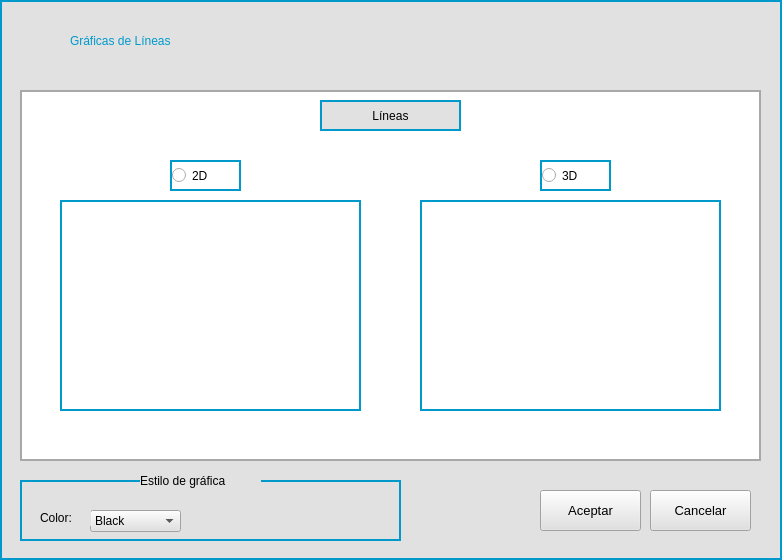
<?xml version="1.0" encoding="UTF-8"?>
<ui version="4.0">
 <class>f_GraficaLineas</class>
 <widget class="QWidget" name="f_GraficaLineas">
  <property name="geometry">
   <rect>
    <x>0</x>
    <y>0</y>
    <width>782</width>
    <height>560</height>
   </rect>
  </property>
  <property name="maximumSize">
   <size>
    <width>782</width>
    <height>560</height>
   </size>
  </property>
  <property name="windowTitle">
   <string>Gráficos</string>
  </property>
  <property name="windowIcon">
   <iconset>
    <normaloff>../assets/iconos/Logo.png</normaloff>../assets/iconos/Logo.png</iconset>
  </property>
  <property name="styleSheet">
   <string notr="true">QFrame{
	border: 2px solid #0099CC;
}</string>
  </property>
  <layout class="QVBoxLayout" name="verticalLayout">
   <property name="spacing">
    <number>0</number>
   </property>
   <property name="leftMargin">
    <number>0</number>
   </property>
   <property name="topMargin">
    <number>0</number>
   </property>
   <property name="rightMargin">
    <number>0</number>
   </property>
   <property name="bottomMargin">
    <number>0</number>
   </property>
   <item>
    <widget class="QFrame" name="fr_GraficaLineas">
     <property name="minimumSize">
      <size>
       <width>782</width>
       <height>560</height>
      </size>
     </property>
     <property name="maximumSize">
      <size>
       <width>782</width>
       <height>560</height>
      </size>
     </property>
     <property name="styleSheet">
      <string notr="true">background-color: rgb(225, 225, 225);

</string>
     </property>
     <property name="frameShape">
      <enum>QFrame::StyledPanel</enum>
     </property>
     <property name="frameShadow">
      <enum>QFrame::Raised</enum>
     </property>
     <property name="lineWidth">
      <number>0</number>
     </property>
     <widget class="QLabel" name="l_FigLogo">
      <property name="geometry">
       <rect>
        <x>30</x>
        <y>20</y>
        <width>41</width>
        <height>41</height>
       </rect>
      </property>
      <property name="styleSheet">
       <string notr="true">QLabel{
	border: 0px;
}</string>
      </property>
      <property name="text">
       <string/>
      </property>
      <property name="pixmap">
       <pixmap>../assets/iconos/Logo.png</pixmap>
      </property>
      <property name="scaledContents">
       <bool>true</bool>
      </property>
     </widget>
     <widget class="QLabel" name="l_Titulo">
      <property name="geometry">
       <rect>
        <x>70</x>
        <y>20</y>
        <width>171</width>
        <height>41</height>
       </rect>
      </property>
      <property name="styleSheet">
       <string notr="true">QLabel{
	font: 75 12pt &quot;MS Shell Dig 2&quot; #0099CC;
	color: #0099CC;
	border: 0px;
}</string>
      </property>
      <property name="text">
       <string>Gráficas de Líneas</string>
      </property>
     </widget>
     <widget class="QFrame" name="fr_TipoGrafica">
      <property name="geometry">
       <rect>
        <x>20</x>
        <y>90</y>
        <width>741</width>
        <height>371</height>
       </rect>
      </property>
      <property name="styleSheet">
       <string notr="true">QFrame{	
	background-color: rgb(255, 255, 255);
	border: 2px solid #a8a8a8;
}</string>
      </property>
      <property name="frameShape">
       <enum>QFrame::StyledPanel</enum>
      </property>
      <property name="frameShadow">
       <enum>QFrame::Raised</enum>
      </property>
      <widget class="QLabel" name="l_Fig3D">
       <property name="geometry">
        <rect>
         <x>400</x>
         <y>110</y>
         <width>301</width>
         <height>211</height>
        </rect>
       </property>
       <property name="styleSheet">
        <string notr="true">QLabel{	
	border: 2px solid #0099CC;
}</string>
       </property>
       <property name="text">
        <string/>
       </property>
       <property name="pixmap">
        <pixmap>../assets/iconos/gLineal3D.png</pixmap>
       </property>
       <property name="scaledContents">
        <bool>true</bool>
       </property>
      </widget>
      <widget class="QLabel" name="l_Fig2D">
       <property name="geometry">
        <rect>
         <x>40</x>
         <y>110</y>
         <width>301</width>
         <height>211</height>
        </rect>
       </property>
       <property name="styleSheet">
        <string notr="true">QLabel{
	border: 2px solid #0099CC;
}</string>
       </property>
       <property name="text">
        <string/>
       </property>
       <property name="pixmap">
        <pixmap>../assets/iconos/gLineal2D.png</pixmap>
       </property>
       <property name="scaledContents">
        <bool>true</bool>
       </property>
      </widget>
      <widget class="QLabel" name="l_TipoGrafica">
       <property name="geometry">
        <rect>
         <x>300</x>
         <y>10</y>
         <width>141</width>
         <height>31</height>
        </rect>
       </property>
       <property name="styleSheet">
        <string notr="true">QLabel{
	background-color: rgb(225, 225, 225);
	font: 75 14pt &quot;MS Shell Dig 2&quot; #0099CC;
	color: #000000;
	border: 2px solid #0099CC;
}</string>
       </property>
       <property name="text">
        <string>Líneas</string>
       </property>
       <property name="alignment">
        <set>Qt::AlignCenter</set>
       </property>
      </widget>
      <widget class="QRadioButton" name="rb_2D">
       <property name="geometry">
        <rect>
         <x>150</x>
         <y>70</y>
         <width>71</width>
         <height>31</height>
        </rect>
       </property>
       <property name="styleSheet">
        <string notr="true">QRadioButton{
	background-color: rgb(255, 255, 255);
	font: 75 12pt &quot;MS Shell Dig 2&quot;;
	color: #000000;
	border: 2px solid #0099CC;
}</string>
       </property>
       <property name="text">
        <string>2D</string>
       </property>
      </widget>
      <widget class="QRadioButton" name="rb_3D">
       <property name="geometry">
        <rect>
         <x>520</x>
         <y>70</y>
         <width>71</width>
         <height>31</height>
        </rect>
       </property>
       <property name="styleSheet">
        <string notr="true">QRadioButton{
	background-color: rgb(255, 255, 255);
	font: 75 12pt &quot;MS Shell Dig 2&quot;;
	color: #000000;
	border: 2px solid #0099CC;
}</string>
       </property>
       <property name="text">
        <string>3D</string>
       </property>
      </widget>
     </widget>
     <widget class="QPushButton" name="b_Aceptar">
      <property name="geometry">
       <rect>
        <x>540</x>
        <y>490</y>
        <width>101</width>
        <height>41</height>
       </rect>
      </property>
      <property name="font">
       <font>
        <pointsize>10</pointsize>
       </font>
      </property>
      <property name="text">
       <string>Aceptar</string>
      </property>
     </widget>
     <widget class="QPushButton" name="b_Cancelar">
      <property name="geometry">
       <rect>
        <x>650</x>
        <y>490</y>
        <width>101</width>
        <height>41</height>
       </rect>
      </property>
      <property name="font">
       <font>
        <pointsize>10</pointsize>
       </font>
      </property>
      <property name="text">
       <string>Cancelar</string>
      </property>
     </widget>
     <widget class="QFrame" name="frame">
      <property name="geometry">
       <rect>
        <x>20</x>
        <y>480</y>
        <width>381</width>
        <height>61</height>
       </rect>
      </property>
      <property name="frameShape">
       <enum>QFrame::StyledPanel</enum>
      </property>
      <property name="frameShadow">
       <enum>QFrame::Raised</enum>
      </property>
      <widget class="QComboBox" name="cb_ColorParticulas">
       <property name="geometry">
        <rect>
         <x>70</x>
         <y>30</y>
         <width>91</width>
         <height>22</height>
        </rect>
       </property>
       <item>
        <property name="text">
         <string>Black</string>
        </property>
       </item>
       <item>
        <property name="text">
         <string>Blue</string>
        </property>
       </item>
       <item>
        <property name="text">
         <string>Green</string>
        </property>
       </item>
       <item>
        <property name="text">
         <string>Magenta</string>
        </property>
       </item>
       <item>
        <property name="text">
         <string>Orange</string>
        </property>
       </item>
       <item>
        <property name="text">
         <string>Pink</string>
        </property>
       </item>
       <item>
        <property name="text">
         <string>Red</string>
        </property>
       </item>
       <item>
        <property name="text">
         <string>Yellow</string>
        </property>
       </item>
      </widget>
      <widget class="QLabel" name="label">
       <property name="geometry">
        <rect>
         <x>20</x>
         <y>30</y>
         <width>51</width>
         <height>16</height>
        </rect>
       </property>
       <property name="styleSheet">
        <string notr="true">border: 0px;
font: 75 10pt &quot;MS Shell Dig 2&quot; #0099CC;</string>
       </property>
       <property name="text">
        <string>Color:</string>
       </property>
      </widget>
     </widget>
     <widget class="QLabel" name="label_2">
      <property name="geometry">
       <rect>
        <x>140</x>
        <y>470</y>
        <width>121</width>
        <height>21</height>
       </rect>
      </property>
      <property name="styleSheet">
       <string notr="true">border: 0px;
font: 75 10pt &quot;MS Shell Dig 2&quot; #0099CC;</string>
      </property>
      <property name="text">
       <string>Estilo de gráfica</string>
      </property>
     </widget>
    </widget>
   </item>
  </layout>
 </widget>
 <resources>
  <include location="../assets/iconos/iconos.qrc"/>
 </resources>
 <connections/>
</ui>
